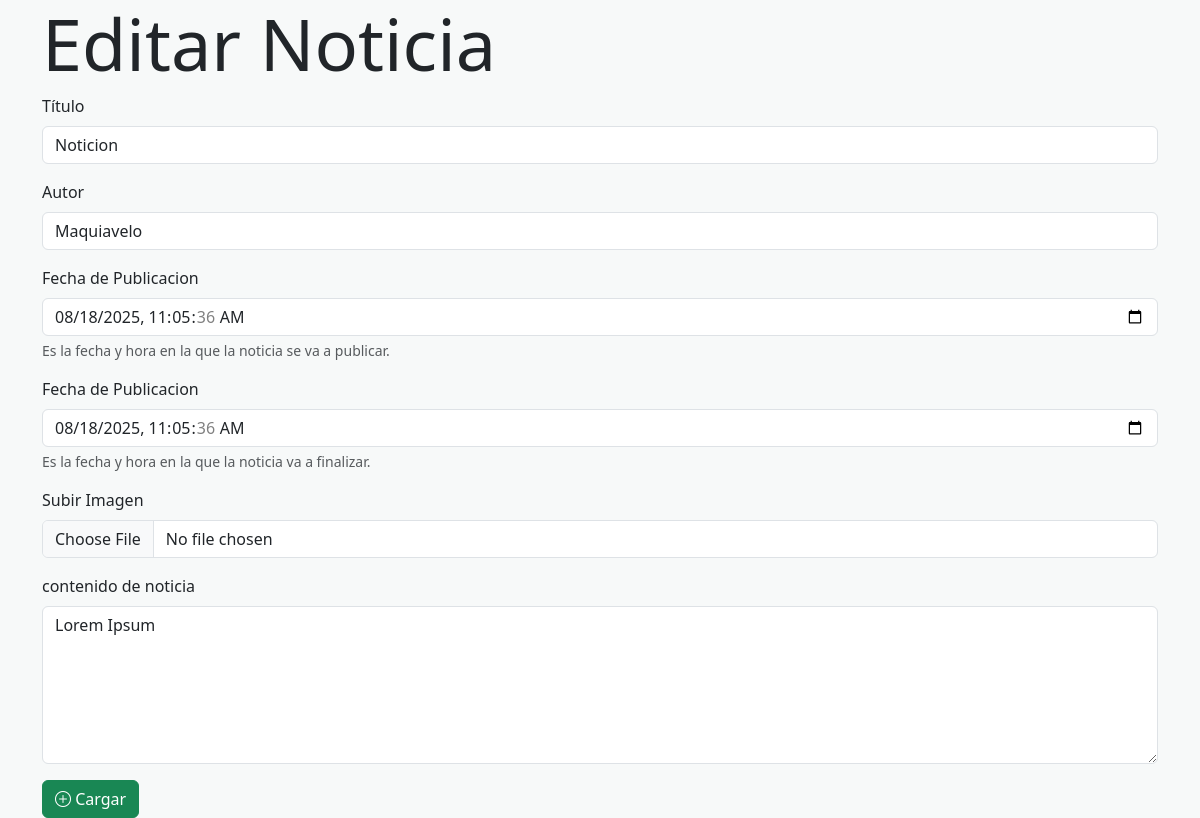
Screenshot of /vistas/noticias/cargarNoticia.php?id=1 with the database file from the repository.
### tables this page shows
CREATE TABLE `noticias` (
  `noticia_id` int(10) UNSIGNED NOT NULL,
  `titulo` varchar(100) NOT NULL,
  `contenido` text NOT NULL,
  `fecha_creacion` datetime NOT NULL DEFAULT current_timestamp(),
  `fecha_publicacion` datetime NOT NULL DEFAULT current_timestamp(),
  `fecha_finalizacion` datetime NOT NULL DEFAULT current_timestamp(),
  `autor` varchar(50) NOT NULL,
  `foto` varchar(20) DEFAULT NULL COMMENT 'Guarda el nombre de la foto',
  `estado` tinyint(4) NOT NULL DEFAULT 1
);

### vistas/noticias/cargarNoticia.php (the view, shortened to what this page needs)
<?php
    include_once "../plantilla/head2.php";
    $id = isset($_GET['id']) ? intval($_GET['id']) : 0;
    $title_noticia = ($id != 0) ? "Editar Noticia" : "Crear Noticia";
    if ($id != 0) {
        $sql = "SELECT * FROM noticias WHERE noticia_id = $id";
        $resultado = mysqli_query($link, $sql);
        $noticia = mysqli_fetch_assoc($resultado);
}
?>
<div class="container">
    <div class="row">
        <div class="col">
            <div>
                <h3 class="display-2"><?=$title_noticia?></h3>
            </div>
            <div class="col">
                <form action="index.php?vista=noticias/editarNoticia" method="POST">
                    <div class="col">
                        <div class="mb-3">
                            <label for="titulo" class="form-label">Título</label>
                            <input type="text" class="form-control" id="titulo" name="titulo" value="<?= htmlspecialchars($noticia['titulo']) ?>">
                        </div>
                        <div class="mb-3">
                            <label for="autor" class="form-label">Autor</label>
                            <input type="text" class="form-control" id="autor" name="autor" value="<?= htmlspecialchars($noticia['autor']) ?>">
                        </div>
                        <div class="mb-3">
                            <label class="form-label" for="fecha_publicacion">Fecha de Publicacion</label>
                            <input type="datetime-local" class="form-control" name="fecha_publicacion" id="fecha_publicacion" aria-describedby="fechadepublicacion" value="<?= $noticia['fecha_publicacion'] ?>">
                            <div id="fechadepublicacion" class="form-text">Es la fecha y hora en la que la noticia se va a publicar.</div>
                        </div>
                        <div class="mb-3">
                            <label class="form-label" for="fecha_finalizacion">Fecha de Publicacion</label>
                            <input type="datetime-local" class="form-control" id="fecha_finalizacion" name="fecha_finalizacion" aria-describedby="fechadefinalizacion" value="<?= $noticia['fecha_finalizacion'] ?>">
                            <div id="fechadefinalizacion" class="form-text">Es la fecha y hora en la que la noticia va a finalizar.</div>
                        </div>
                        <div class="mb-3">
                            <label class="form-label" for="foto">Subir Imagen</label>
                            <input type="file" class="form-control" id="foto" name="foto">
                        </div>
                        <div class="mb-3">
                            <label for="contenido" class="form-label">contenido de noticia</label>
                            <textarea name="contenido" class="form-control" id="contenido" rows="6"><?= htmlspecialchars($noticia['contenido']) ?></textarea>
                        </div>
                        <button type="submit" class="btn btn-success"><i class="bi bi-plus-circle"></i>&nbsp;Cargar</button>
                    </div>
                </form>
            </div>
        </div>
    </div>
</div>

### plantilla/style.css (style rules this page uses)
html, body { margin: 0; background-color: #f7f9f9; display: flex; flex-direction: column; height: 100%; }
h1, h2, h3, h4, h5 { color: inherit; }

### rows the page displays
noticias: titulo "Noticion", autor "Maquiavelo", fecha_publicacion "08/18/2025 11:05:36", fecha_finalizacion "08/18/2025 11:05:36", contenido "Lorem Ipsum"
